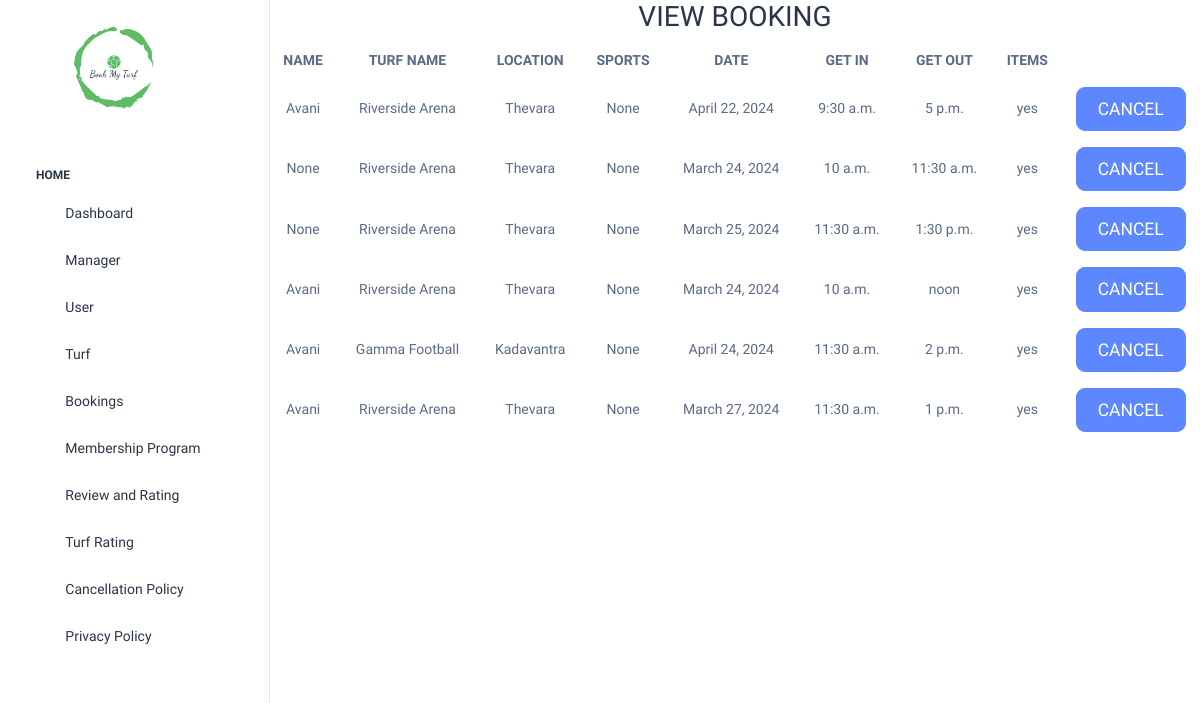
Screenshot of /adminviewbooking/ with the database file from the repository.
### turf_app/models.py (models this page shows)
class bookingtbl(models.Model):
    user_id = models.ForeignKey(usertbl,on_delete=models.CASCADE,null=True)
    fname = models.CharField(max_length=20, null=True)
    tname = models.CharField(max_length=20,null=True)
    loc = models.CharField(max_length=15, null=True)
    timing = models.CharField(max_length=6, null=True)
    sports = models.CharField(max_length=6, null=True)
    bookdate = models.DateField(null=True)
    getin = models.TimeField(null=True)
    getout = models.TimeField(null=True)
    items = models.CharField(max_length=7, null=True)
    totalamt = models.IntegerField(null=True)

### turf_app/views.py (the view)
# urls.py: path("adminviewbooking/", views.adminviewbooking),
def adminviewbooking(request):
    v = bookingtbl.objects.all()
    return render(request, "adminviewbooking.html", {"v": v})

### templates/adminviewbooking.html (shortened to what this page needs)
<!DOCTYPE html>
<html lang="en">
<head>
</head>
<body>
{% include 'sidebar.html' %}
 <div class="body-wrapper">
<h2>VIEW BOOKING</h2>
<table style="width:100%">
    <tr>
        <th>NAME</th>
        <th>TURF NAME</th>
        <th>LOCATION</th>
        <th>SPORTS</th>
        <th>DATE</th>
        <th>GET IN</th>
        <th>GET OUT</th>
        <th>ITEMS</th>
    </tr>
    {%for i in v%}
    <tr>
        <td>{{i.fname}}</td>
        <td>{{i.tname}}</td>
        <td>{{i.loc}}</td>
        <td>{{i.sports}}</td>
        <td>{{i.bookdate}}</td>
        <td>{{i.getin}}</td>
        <td>{{i.getout}}</td>
        <td>{{i.items}}</td>
        <td> <a href="/delete/{{i.id}}" class="btn btn-primary btn-lg btn-block" style="width:90%;">CANCEL</a></td>
    </tr>
    {%endfor%}
</table>
 </div>
</body>
</html>

### templates/adminviewbooking.html (style rules this page uses)
body { margin: 0; font-family: Arial, Helvetica, sans-serif; }
table { border-collapse: collapse; width: 100% }
tr,td,th { border: 1px solid #dddddd; text-align: center; padding: 8px; }
h2 { text-align: center; }

### rows the page displays
bookingtbl: fname "Avani", tname "Riverside Arena", loc "Thevara", sports "None", bookdate "April 22, 2024", getin "9:30 a.m.", getout "5 p.m.", items "yes"
bookingtbl: fname "None", tname "Riverside Arena", loc "Thevara", sports "None", bookdate "March 24, 2024", getin "10 a.m.", getout "11:30 a.m.", items "yes"
bookingtbl: fname "None", tname "Riverside Arena", loc "Thevara", sports "None", bookdate "March 25, 2024", getin "11:30 a.m.", getout "1:30 p.m.", items "yes"
bookingtbl: fname "Avani", tname "Riverside Arena", loc "Thevara", sports "None", bookdate "March 24, 2024", getin "10 a.m.", getout "noon", items "yes"
bookingtbl: fname "Avani", tname "Gamma Football", loc "Kadavantra", sports "None", bookdate "April 24, 2024", getin "11:30 a.m.", getout "2 p.m.", items "yes"
bookingtbl: fname "Avani", tname "Riverside Arena", loc "Thevara", sports "None", bookdate "March 27, 2024", getin "11:30 a.m.", getout "1 p.m.", items "yes"
